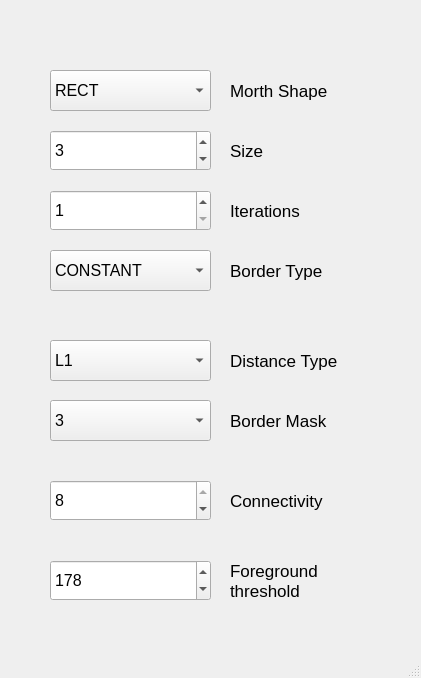
<?xml version="1.0" encoding="UTF-8"?>
<ui version="4.0">
 <class>MainWindow</class>
 <widget class="QMainWindow" name="MainWindow">
  <property name="geometry">
   <rect>
    <x>0</x>
    <y>0</y>
    <width>421</width>
    <height>678</height>
   </rect>
  </property>
  <property name="windowTitle">
   <string>MainWindow</string>
  </property>
  <widget class="QWidget" name="centralwidget">
   <widget class="QComboBox" name="shapeBox">
    <property name="geometry">
     <rect>
      <x>50</x>
      <y>70</y>
      <width>161</width>
      <height>41</height>
     </rect>
    </property>
    <property name="font">
     <font>
      <pointsize>12</pointsize>
     </font>
    </property>
    <item>
     <property name="text">
      <string>RECT</string>
     </property>
    </item>
    <item>
     <property name="text">
      <string>CROSS</string>
     </property>
    </item>
    <item>
     <property name="text">
      <string>ELLIPSE</string>
     </property>
    </item>
   </widget>
   <widget class="QLabel" name="label">
    <property name="geometry">
     <rect>
      <x>230</x>
      <y>70</y>
      <width>151</width>
      <height>41</height>
     </rect>
    </property>
    <property name="font">
     <font>
      <pointsize>13</pointsize>
     </font>
    </property>
    <property name="mouseTracking">
     <bool>true</bool>
    </property>
    <property name="toolTip">
     <string comment="shape of the structuring element"/>
    </property>
    <property name="text">
     <string>Morth Shape</string>
    </property>
   </widget>
   <widget class="QLabel" name="label_2">
    <property name="geometry">
     <rect>
      <x>230</x>
      <y>130</y>
      <width>151</width>
      <height>41</height>
     </rect>
    </property>
    <property name="font">
     <font>
      <pointsize>13</pointsize>
     </font>
    </property>
    <property name="mouseTracking">
     <bool>true</bool>
    </property>
    <property name="toolTip">
     <string comment="shape of the structuring element"/>
    </property>
    <property name="text">
     <string>Size</string>
    </property>
   </widget>
   <widget class="QSpinBox" name="sizeBox">
    <property name="geometry">
     <rect>
      <x>50</x>
      <y>130</y>
      <width>161</width>
      <height>41</height>
     </rect>
    </property>
    <property name="font">
     <font>
      <pointsize>12</pointsize>
     </font>
    </property>
    <property name="minimum">
     <number>2</number>
    </property>
    <property name="maximum">
     <number>7</number>
    </property>
    <property name="value">
     <number>3</number>
    </property>
   </widget>
   <widget class="QLabel" name="label_3">
    <property name="geometry">
     <rect>
      <x>230</x>
      <y>190</y>
      <width>151</width>
      <height>41</height>
     </rect>
    </property>
    <property name="font">
     <font>
      <pointsize>13</pointsize>
     </font>
    </property>
    <property name="mouseTracking">
     <bool>true</bool>
    </property>
    <property name="toolTip">
     <string comment="shape of the structuring element"/>
    </property>
    <property name="text">
     <string>Iterations</string>
    </property>
   </widget>
   <widget class="QSpinBox" name="iterationsBox">
    <property name="geometry">
     <rect>
      <x>50</x>
      <y>190</y>
      <width>161</width>
      <height>41</height>
     </rect>
    </property>
    <property name="font">
     <font>
      <pointsize>12</pointsize>
     </font>
    </property>
    <property name="minimum">
     <number>1</number>
    </property>
    <property name="maximum">
     <number>5</number>
    </property>
    <property name="value">
     <number>1</number>
    </property>
   </widget>
   <widget class="QLabel" name="label_4">
    <property name="geometry">
     <rect>
      <x>230</x>
      <y>250</y>
      <width>151</width>
      <height>41</height>
     </rect>
    </property>
    <property name="font">
     <font>
      <pointsize>13</pointsize>
     </font>
    </property>
    <property name="mouseTracking">
     <bool>true</bool>
    </property>
    <property name="toolTip">
     <string comment="shape of the structuring element"/>
    </property>
    <property name="text">
     <string>Border Type</string>
    </property>
   </widget>
   <widget class="QComboBox" name="borderTypeBox">
    <property name="geometry">
     <rect>
      <x>50</x>
      <y>250</y>
      <width>161</width>
      <height>41</height>
     </rect>
    </property>
    <property name="font">
     <font>
      <pointsize>12</pointsize>
     </font>
    </property>
    <item>
     <property name="text">
      <string>CONSTANT</string>
     </property>
    </item>
    <item>
     <property name="text">
      <string>REPLICATE</string>
     </property>
    </item>
    <item>
     <property name="text">
      <string>REFLECT</string>
     </property>
    </item>
    <item>
     <property name="text">
      <string>WRAP (DEPR)</string>
     </property>
    </item>
    <item>
     <property name="text">
      <string>REFLECT_101</string>
     </property>
    </item>
    <item>
     <property name="text">
      <string>TRANSPARENT (DEPR)</string>
     </property>
    </item>
   </widget>
   <widget class="QLabel" name="label_5">
    <property name="geometry">
     <rect>
      <x>230</x>
      <y>340</y>
      <width>151</width>
      <height>41</height>
     </rect>
    </property>
    <property name="font">
     <font>
      <pointsize>13</pointsize>
     </font>
    </property>
    <property name="mouseTracking">
     <bool>true</bool>
    </property>
    <property name="toolTip">
     <string comment="Distance type for distance transform"/>
    </property>
    <property name="text">
     <string>Distance Type</string>
    </property>
   </widget>
   <widget class="QComboBox" name="distTypeBox">
    <property name="geometry">
     <rect>
      <x>50</x>
      <y>340</y>
      <width>161</width>
      <height>41</height>
     </rect>
    </property>
    <property name="font">
     <font>
      <pointsize>12</pointsize>
     </font>
    </property>
    <property name="currentIndex">
     <number>0</number>
    </property>
    <item>
     <property name="text">
      <string>L1</string>
     </property>
    </item>
    <item>
     <property name="text">
      <string>L2</string>
     </property>
    </item>
    <item>
     <property name="text">
      <string>C</string>
     </property>
    </item>
   </widget>
   <widget class="QComboBox" name="borderMaskBox">
    <property name="geometry">
     <rect>
      <x>50</x>
      <y>400</y>
      <width>161</width>
      <height>41</height>
     </rect>
    </property>
    <property name="font">
     <font>
      <pointsize>12</pointsize>
     </font>
    </property>
    <property name="currentIndex">
     <number>0</number>
    </property>
    <item>
     <property name="text">
      <string>3</string>
     </property>
    </item>
    <item>
     <property name="text">
      <string>5</string>
     </property>
    </item>
    <item>
     <property name="text">
      <string>PRECISE</string>
     </property>
    </item>
   </widget>
   <widget class="QLabel" name="label_6">
    <property name="geometry">
     <rect>
      <x>230</x>
      <y>400</y>
      <width>151</width>
      <height>41</height>
     </rect>
    </property>
    <property name="font">
     <font>
      <pointsize>13</pointsize>
     </font>
    </property>
    <property name="mouseTracking">
     <bool>true</bool>
    </property>
    <property name="toolTip">
     <string comment="Mask size for distance transform"/>
    </property>
    <property name="text">
     <string>Border Mask</string>
    </property>
   </widget>
   <widget class="QLabel" name="label_7">
    <property name="geometry">
     <rect>
      <x>230</x>
      <y>480</y>
      <width>151</width>
      <height>41</height>
     </rect>
    </property>
    <property name="font">
     <font>
      <pointsize>13</pointsize>
     </font>
    </property>
    <property name="mouseTracking">
     <bool>true</bool>
    </property>
    <property name="toolTip">
     <string comment="shape of the structuring element"/>
    </property>
    <property name="text">
     <string>Connectivity</string>
    </property>
   </widget>
   <widget class="QSpinBox" name="connBox">
    <property name="geometry">
     <rect>
      <x>50</x>
      <y>480</y>
      <width>161</width>
      <height>41</height>
     </rect>
    </property>
    <property name="font">
     <font>
      <pointsize>12</pointsize>
     </font>
    </property>
    <property name="minimum">
     <number>4</number>
    </property>
    <property name="maximum">
     <number>8</number>
    </property>
    <property name="singleStep">
     <number>4</number>
    </property>
    <property name="value">
     <number>8</number>
    </property>
   </widget>
   <widget class="QLabel" name="label_8">
    <property name="geometry">
     <rect>
      <x>230</x>
      <y>550</y>
      <width>151</width>
      <height>61</height>
     </rect>
    </property>
    <property name="font">
     <font>
      <pointsize>13</pointsize>
     </font>
    </property>
    <property name="mouseTracking">
     <bool>true</bool>
    </property>
    <property name="toolTip">
     <string comment="shape of the structuring element"/>
    </property>
    <property name="text">
     <string>Foreground 
threshold</string>
    </property>
    <property name="alignment">
     <set>Qt::AlignLeading|Qt::AlignLeft|Qt::AlignVCenter</set>
    </property>
   </widget>
   <widget class="QSpinBox" name="FGThreshBox">
    <property name="geometry">
     <rect>
      <x>50</x>
      <y>560</y>
      <width>161</width>
      <height>41</height>
     </rect>
    </property>
    <property name="font">
     <font>
      <pointsize>12</pointsize>
     </font>
    </property>
    <property name="minimum">
     <number>1</number>
    </property>
    <property name="maximum">
     <number>254</number>
    </property>
    <property name="singleStep">
     <number>10</number>
    </property>
    <property name="value">
     <number>178</number>
    </property>
   </widget>
  </widget>
  <widget class="QMenuBar" name="menubar">
   <property name="geometry">
    <rect>
     <x>0</x>
     <y>0</y>
     <width>421</width>
     <height>25</height>
    </rect>
   </property>
  </widget>
  <widget class="QStatusBar" name="statusbar"/>
 </widget>
 <resources/>
 <connections/>
</ui>
